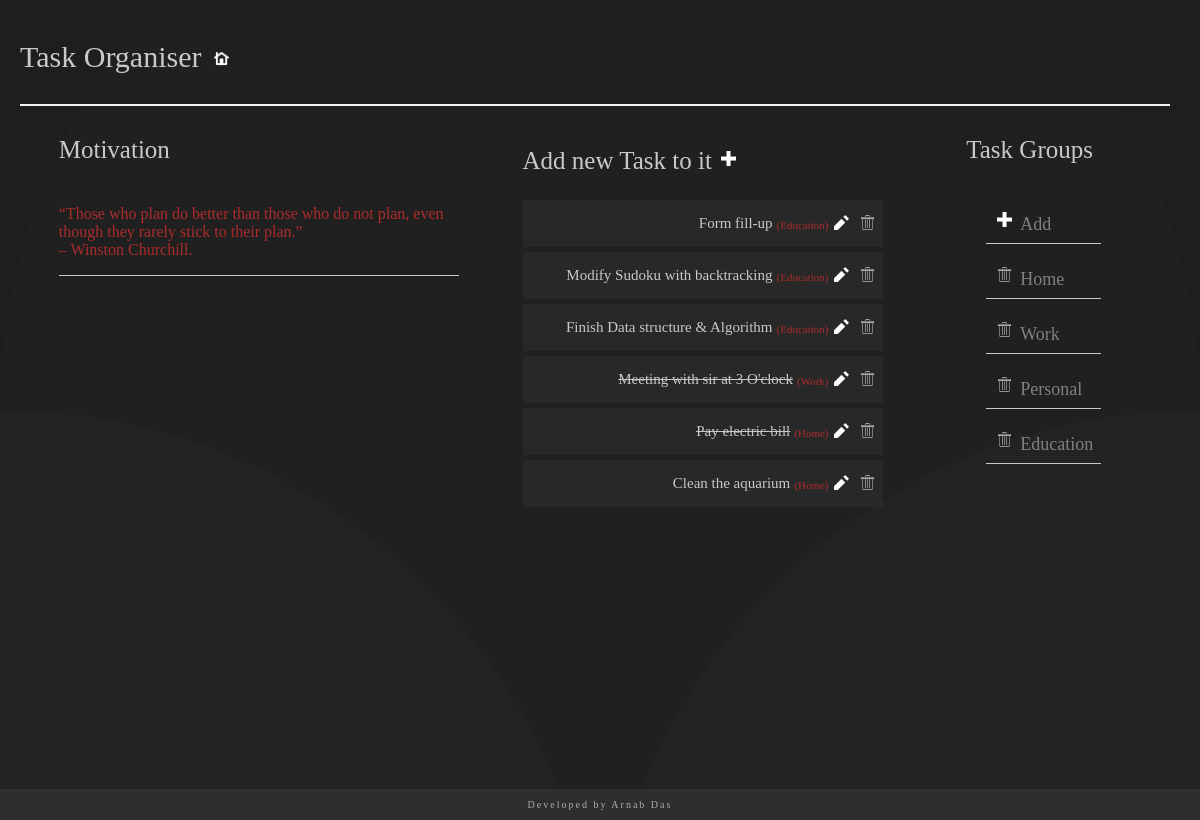
The page / on the database its author committed.
### task_group/models.py (models this page shows, shortened)
class Task(models.Model):
    Catagories = models.ForeignKey(Catagories,related_name='Task',on_delete=models.CASCADE )
    title = models.CharField(max_length=256)
    created_date = models.DateTimeField(auto_now_add=True)
    done = models.BooleanField(default=False)
    class Meta:
        ordering = ["-created_date"]
    def __str__(self):
        return self.title

class Catagories (models.Model):
    catagories_name = models.CharField(max_length=20,primary_key=True)
    def __str__(self):
        return self.catagories_name

### task_group/views.py (the view)
# urls.py: path('',TaskListView.as_view(),name='tlist'),
class TaskListView(ListView):
    context_object_name = 'tasks'
    model = models.Task
    def get_context_data(self, **kwargs):
        context = super(TaskListView, self).get_context_data(**kwargs)
        context['cat_list'] = Catagories.objects.all()
        print(context)
        return context

### task_group/templates/task_group/task_list.html
{% extends 'task_group/base.html' %}
{% load static %}
{% block heading %}
Add new Task to it <a href="/task_create/" ><img src="{% static 'task_group/img/plus.png' %}"></a>
{% endblock %}
{% block content %}
{%for t in tasks %}
                <div class="items">
                    <div class="subitem">
                        {% if t.done %}
                       <p class="listitem"><strike  >{{t.title}}</strike></p>
                        {% else %}
                        <p class="listitem">{{t.title}} </p>
                        {% endif %}
                        <p class="extra" > ({{t.Catagories}})</p>
                        <a href="/task_update/{{t.pk}}"  class="update"><img src="{% static 'task_group/img/pencil.png' %}" ></a>
                        <a href="/task_delete/{{t.pk}}" ><img src="{% static 'task_group/img/trash.png' %}"></a>
                    </div>
                </div>
{% endfor %}
{% endblock %}

### task_group/templates/task_group/base.html (shortened to what this page needs)
{% load static %}
<!DOCTYPE html>
<html lang="en">
<head>
    <link rel="stylesheet" href="{% static 'task_group/css/new.css' %}" type="text/css">
</head>
<body>
    <div class="base">
        <div class="title">
            <p class="title-text">Task Organiser</p>
            <div class="home">
                <a href="{% url 'task_group:tlist' %}" class="icon"><img src="{% static 'task_group/img/home.png' %}"></a>
            </div>
        </div>
        <div class="context">
            <div class="left">
                <p class="left-heading">Motivation</p>
                <div class="motivation">
                    <p>“Those who plan do better than those who do not plan, even though they rarely stick to their plan.”<br> – Winston Churchill. </p>
                </div>
            </div>
            <div class="tasklist">
                <div class="left-heading">
                    <p class="headingtext">{% block heading %} {% endblock%}</p>
                </div>
   {% block content %}
            {% endblock %}
            </div>
            <div class="groups">
                <p class="groups-heading">Task Groups</p>
                <ul>
                    <li><a href="/catagories_create/" ><img src="{% static 'task_group/img/plus.png' %}"></a>Add</li>
                    {% for c in cat_list %}
                    <li>
                        <a href="/catagories_delete/{{c.pk}}" ><img src="{% static 'task_group/img/trash.png' %}"></a><a href="/details/{{c.pk}}" >{{c.catagories_name}}</a>
                    </li>
                  {% endfor %}
                </ul>
            </div>
        </div>
        <div class="footer">
            <p>Developed by Arnab Das </p>
        </div>
    </div>
</body>
</html>

### task_group/static/task_group/css/new.css (style rules this page uses)
body { height: 100vh; margin: 10px; backhhground-image: url(https://images.pexels.com/photos/1291515/pexels-photo-1291515.jpeg?auto=compress&cs=tinysrgb&dpr=2&h=650&w=940); background-color: #000000; background-attachment: fixed; position: relative; background-size: cover; background-repeat: no-repeat; background-position: center; font-family: Bahnschrift Light; }
img { margin: 3px; height: 15px; padding-top: 12px; padding-right:5px; }
.title { float: left; position: static; border-bottom: 2px double whitesmoke; margin-right: 20px; margin-left:10px; display: flex; align-items: center; }
.title-text { color: rgb(201, 201, 201); font-size: 30px; font-family: Bahnschrift; }
.home { padding-left: 10px; padding-bottom: 5px; }
.base { display: flex; flex-direction: column; margin-bottom: 40px; }
.context { display: flex; flex-direction: row; justify-content: space-evenly; margin: 5px; justify-items: center; flex-wrap: wrap; align-items: flex-start; }
.left { color: rgb(172, 44, 44); display: flex; flex-direction: column; margin-right: 20px; display: flex; flex-direction: column; }
.left-heading { font-size: 25px; color: rgb(201, 201, 201); }
.motivation { max-width: 400px; font-size: 16px; border-bottom: 1px solid rgb(201, 201, 201); }
.tasklist { min-width: 30vw; display: flex; flex-direction: column; justify-content: center; max-width: 600px; }
.groups { color: gray; padding-left:20px; padding-right:20px; }
a { text-decoration:none; color: gray; }
.groups-heading { font-size: 25px; color: rgb(201, 201, 201); padding-left: 20px; }
li { list-style: none; padding: 8px; margin-right: 20px; font-size: 18px; border-bottom: 1px solid rgb(201, 201, 201); }
.footer { position: fixed; left: 0; bottom: 0; width: 100%; font-size: 10px; letter-spacing: 2px; font-weight: lighter; background-color: rgb(46, 46, 46); color: rgb(172, 172, 172); text-align: center; }
.items { display: flex; flex-direction: column; }
.subitem { display: flex; flex-decoration:row; flex-wrap:wrap; background-color: rgba(61, 61, 61, 0.301); margin-bottom: 5px; color: rgb(201, 201, 201); font-size: 15px; justify-content:flex-end; width:100%; }
.listitem { margin-right:2px; margin-left:5px; }
.extra { color: rgb(172, 44, 44); font-size:11px; padding-top:8px; padding-left:2px; padding-right:2px; }

### rows shown on the page
Task: title "Form fill-up", Catagories "Education"
Task: title "Modify Sudoku with backtracking", Catagories "Education"
Task: title "Finish Data structure & Algorithm", Catagories "Education"
Task: title "Meeting with sir at 3 O'clock", Catagories "Work"
Task: title "Pay electric bill", Catagories "Home"
Task: title "Clean the aquarium", Catagories "Home"
Catagories: catagories_name "Home"
Catagories: catagories_name "Work"
Catagories: catagories_name "Personal"
Catagories: catagories_name "Education"
